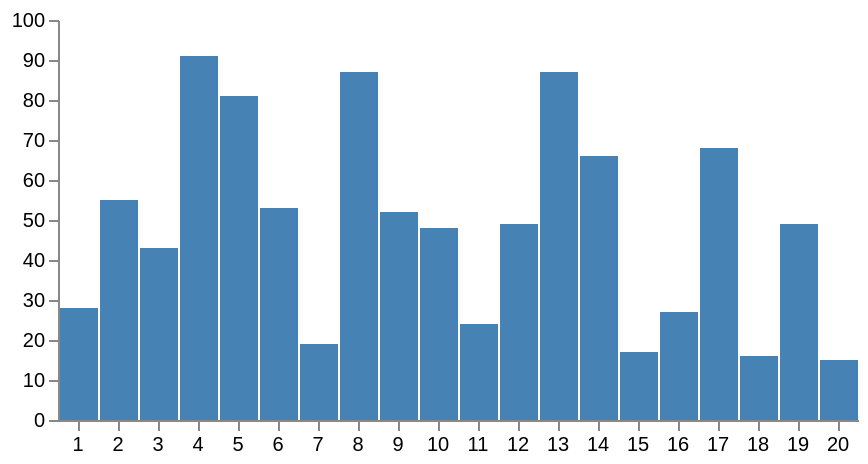

The specification (Vega-Lite) saved for this image:
### Vega specification from a JSON file in a GitHub repository (floating-point values rounded to 4 significant figures)
{"schema": {"language": "vega", "version": "3.0.0"}, "width": 400, "height": 200, "padding": 5, "data": [{"name": "table", "values": [{"u": 1, "v": 28}, {"u": 2, "v": 55}, {"u": 3, "v": 43}, {"u": 4, "v": 91}, {"u": 5, "v": 81}, {"u": 6, "v": 53}, {"u": 7, "v": 19}, {"u": 8, "v": 87}, {"u": 9, "v": 52}, {"u": 10, "v": 48}, {"u": 11, "v": 24}, {"u": 12, "v": 49}, {"u": 13, "v": 87}, {"u": 14, "v": 66}, {"u": 15, "v": 17}, {"u": 16, "v": 27}, {"u": 17, "v": 68}, {"u": 18, "v": 16}, {"u": 19, "v": 49}, {"u": 20, "v": 15}]}], "scales": [{"name": "xscale", "type": "band", "range": "width", "domain": {"data": "table", "field": "u"}}, {"name": "yscale", "type": "linear", "range": "height", "domain": {"data": "table", "field": "v"}, "zero": true, "nice": true}], "axes": [{"orient": "bottom", "scale": "xscale"}, {"orient": "left", "scale": "yscale"}], "marks": [{"type": "rect", "from": {"data": "table"}, "encode": {"enter": {"x": {"scale": "xscale", "field": "u", "offset": 1}, "width": {"scale": "xscale", "band": 1, "offset": -1}, "y": {"scale": "yscale", "field": "v"}, "y2": {"scale": "yscale", "value": 0}}, "update": {"fill": {"value": "steelblue"}}, "hover": {"fill": {"value": "red"}}}}]}
